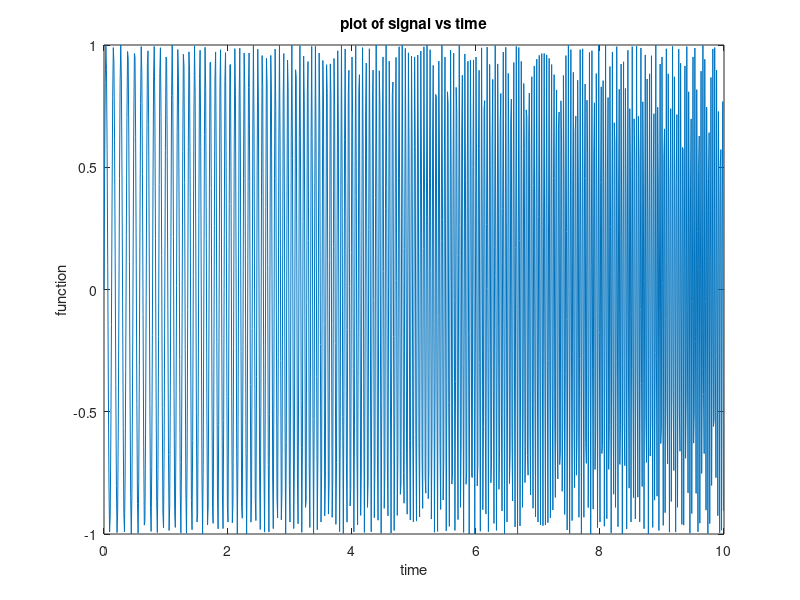
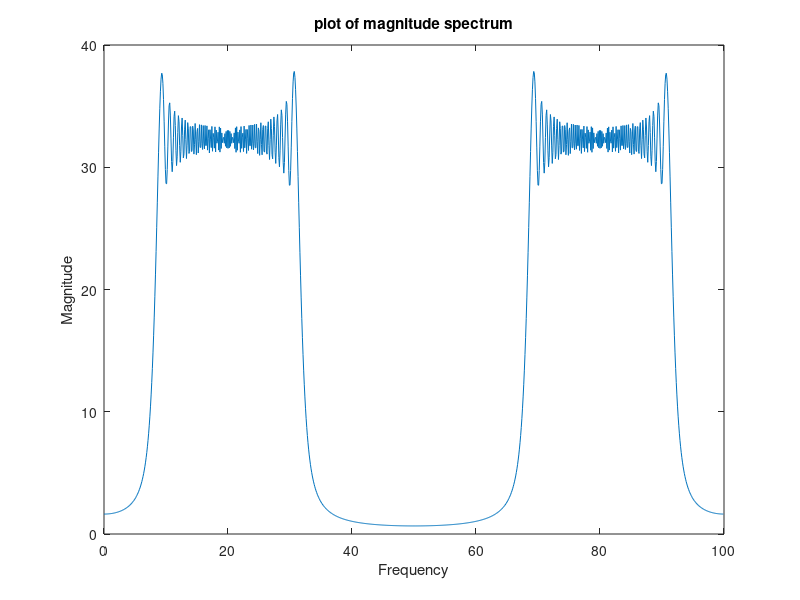

The MATLAB source for these figures, in order: (Note: this script raises an error after producing the figures.)
%1
a = 1+mod(236,3);
Fs = 100;
t = 0:1/Fs:(10-1/Fs);
F = (2+2*a):(1/Fs)*(3*4/10):(5+5*a)-1/Fs*3/10;
x = sin(2.*pi.*F.*t);
plot(t,x);
xlabel('time');
ylabel('function');
title('plot of signal vs time');
figure;

%2
L = 1000;
y = fft(x);
plot(Fs/L*(0:L-1),abs(y));
xlabel('Frequency');
ylabel('Magnitude');
title('plot of magnitude spectrum');
figure;

%3
win_len = 100;
overlap = 10;
spectrogram(x,hamming(win_len),overlap,Fs,'yaxis');

a = 1 + mod(257,3)

l_lim = 2 + (2*a) %8
u_lim = 5 + (5*a) %20
fs = 100;
t = 0 :(1/fs):(10-(1/fs));
f = l_lim + ((u_lim-l_lim)*t/10);
x = sin(2*pi*f.*t);

%100
window_len = 100;
overlap = 10;
[S,F,T] = spectrogram(x,window_len,overlap);

figure;
imagesc(T,F,20*log10(abs(S)));
axis xy;
xlabel('Time (s)');
ylabel('Frequency (Hz)');
title('Spectrogram (100) Hamming Window');

%150
window_len = 150;
overlap = 10;
[S,F,T] = spectrogram(x,window_len,overlap);

figure;
imagesc(T,F,20*log10(abs(S)));
axis xy;
xlabel('Time (s)');
ylabel('Frequency (Hz)');
title('Spectrogram (150) Hamming Window');

%200
window_len = 200;
overlap = 10;
[S,F,T] = spectrogram(x,window_len,overlap);

figure;
imagesc(T,F,20*log10(abs(S)));
axis xy;
xlabel('Time (s)');
ylabel('Frequency (Hz)');
title('Spectrogram (200) Hamming Window');

%200
window_len = 200;
overlap = 10;
[S,F,T] = spectrogram(x,hanning(window_len),overlap);

figure;
imagesc(T,F,20*log10(abs(S)));
axis xy;
xlabel('Time (s)');
ylabel('Frequency (Hz)');
title('Spectrogram (200) Hanning Window');

%200
window_len = 200;
overlap = 10;
[S,F,T] = spectrogram(x,blackman(window_len),overlap);

figure;
imagesc(T,F,20*log10(abs(S)));
axis xy;
xlabel('Time (s)');
ylabel('Frequency (Hz)');
title('Spectrogram (200) Blackman Window');